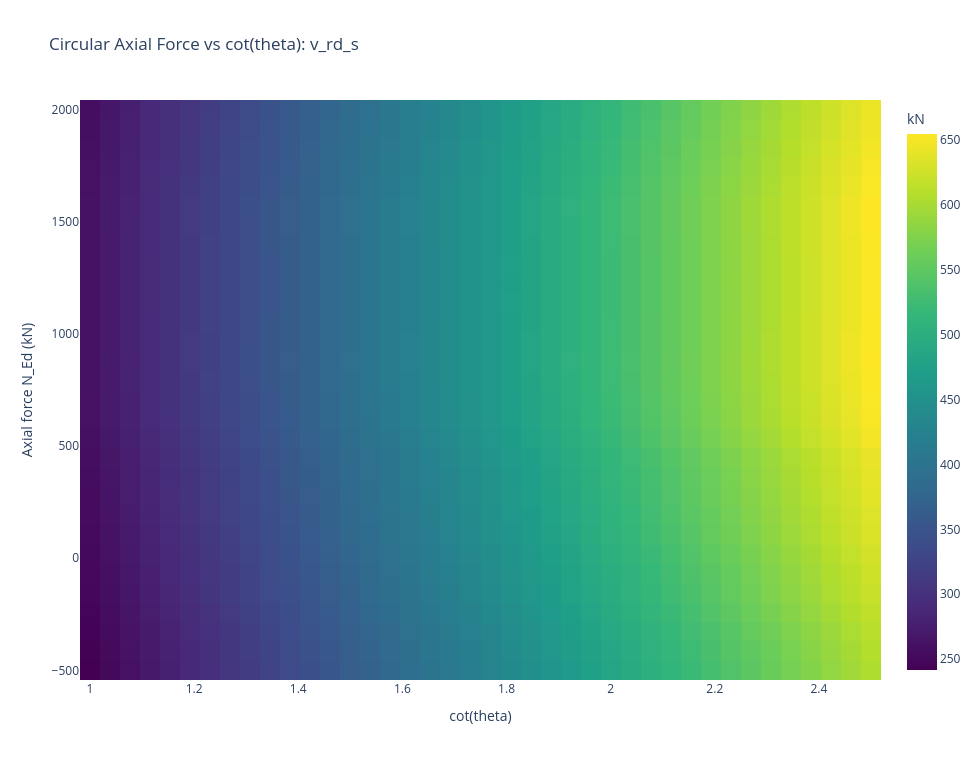

The cell this chart's notebook holds for it:
### Code cell
fig_vrds = viewer.plot_force_cot_theta_contour(
    load_case=load_case,
    N_min=-500.0,
    N_max=2000.0,
    n_axial=30,
    n_cot=40,
    metric="v_rd_s",
    show=False,
)
fig_vrds

### Figure 1 — Plotly figure (JSON) as saved in the notebook; plotly's stock layout.template omitted (floating-point values rounded to 4 significant figures; data arrays with more than 128 entries replaced by an {"elided": "..."} marker saying what was removed)
{"data": [{"colorbar": {"title": {"text": "kN"}}, "colorscale": [[0, "#440154"], [0.1111, "#482878"], [0.2222, "#3e4989"], [0.3333, "#31688e"], [0.4444, "#26828e"], [0.5556, "#1f9e89"], [0.6667, "#35b779"], [0.7778, "#6ece58"], [0.8889, "#b5de2b"], [1, "#fde725"]], "hovertemplate": "cot(theta): %{x:.3f}<br>N_Ed: %{y:.1f} kN<br>v_rd_s: %{z:.3f}<extra></extra>", "name": "v_rd_s", "type": "heatmap", "x": [1.0, 1.038, 1.077, 1.115, 1.154, 1.192, 1.231, 1.269, 1.308, 1.346, 1.385, 1.423, 1.462, 1.5, 1.538, 1.577, 1.615, 1.654, 1.692, 1.731, 1.769, 1.808, 1.846, 1.885, 1.923, 1.962, 2.0, 2.038, 2.077, 2.115, 2.154, 2.192, 2.231, 2.269, 2.308, 2.346, 2.385, 2.423, 2.462, 2.5], "y": [-500.0, -413.8, -327.6, -241.4, -155.2, -68.97, 17.24, 103.4, 189.7, 275.9, 362.1, 448.3, 534.5, 620.7, 706.9, 793.1, 879.3, 965.5, 1052.0, 1138.0, 1224.0, 1310.0, 1397.0, 1483.0, 1569.0, 1655.0, 1741.0, 1828.0, 1914.0, 2000.0], "z": {"elided": "30x40 float values"}}], "layout": {"height": 760, "title": {"text": "Circular Axial Force vs cot(theta): v_rd_s"}, "width": 980, "xaxis": {"title": {"text": "cot(theta)"}}, "yaxis": {"title": {"text": "Axial force N_Ed (kN)"}}}}
